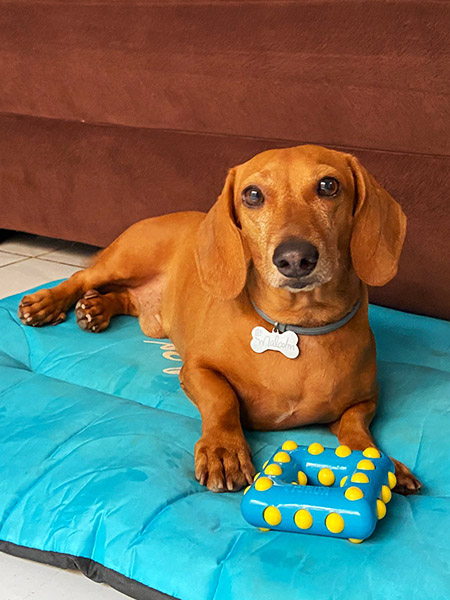
#> input picture imagem/exemplo2.jpg, 450 x 600 px
$ python gera-decalque.py
#> lines starting #> are read from the running program, lines starting #| are printed output that depends on the picture
from cv2 import cv2
import numpy as np

img = cv2.imread(r'imagem/exemplo2.jpg')
#> img is the input picture: shape (600, 450, 3); mean B, G, R 96.9, 113.2, 107.5

gray = cv2.cvtColor(img, cv2.COLOR_BGR2GRAY)
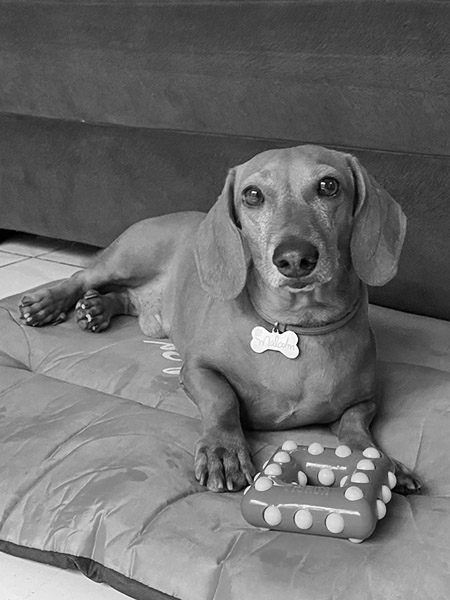
#> gray: shape (600, 450); min 0, max 255, mean 109.6
gray = cv2.medianBlur(gray, 1)
decalque = cv2.adaptiveThreshold(gray, 255, cv2.ADAPTIVE_THRESH_MEAN_C, cv2.THRESH_BINARY, 5, 5)
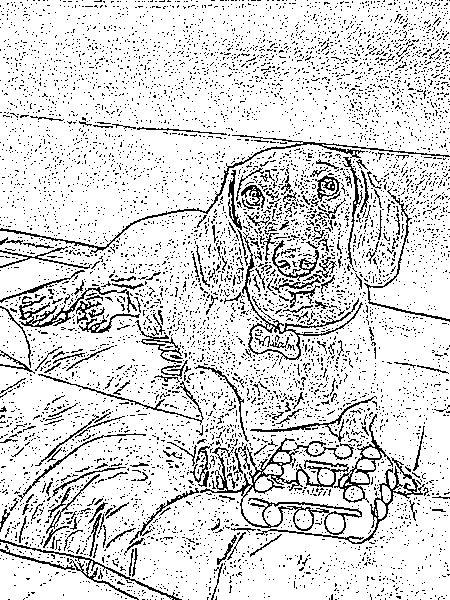
#> decalque: shape (600, 450); 85.3% white; black in thin lines or dots

cv2.imshow('Original', img)
cv2.imshow('Decalque', decalque)
cv2.waitKey(0)
cv2.destroyAllWindows()

$ run again, with imagem/exemplo1.jpg copied over imagem/exemplo2.jpg
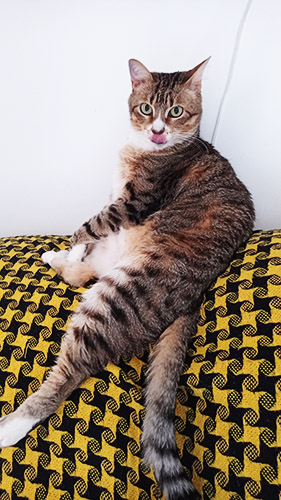
#> input picture imagem/exemplo1.jpg, 281 x 500 px
#> img is the input picture: shape (500, 281, 3); mean B, G, R 125.9, 140.3, 153.2
#> `gray = cv2.cvtColor(img, cv2.COLOR_BGR2GRAY)`:
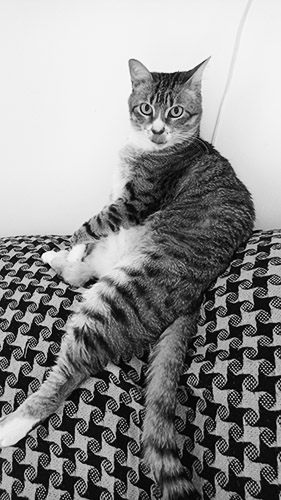
#> gray: shape (500, 281); min 0, max 254, mean 142.5
#> `decalque = cv2.adaptiveThreshold(gray, 255, cv2.ADAPTIVE_THRESH_MEAN_C..`:
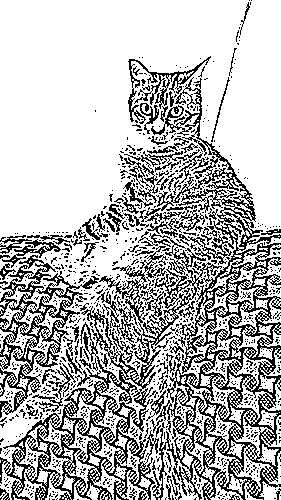
#> decalque: shape (500, 281); 72% white; black in thin lines or dots
